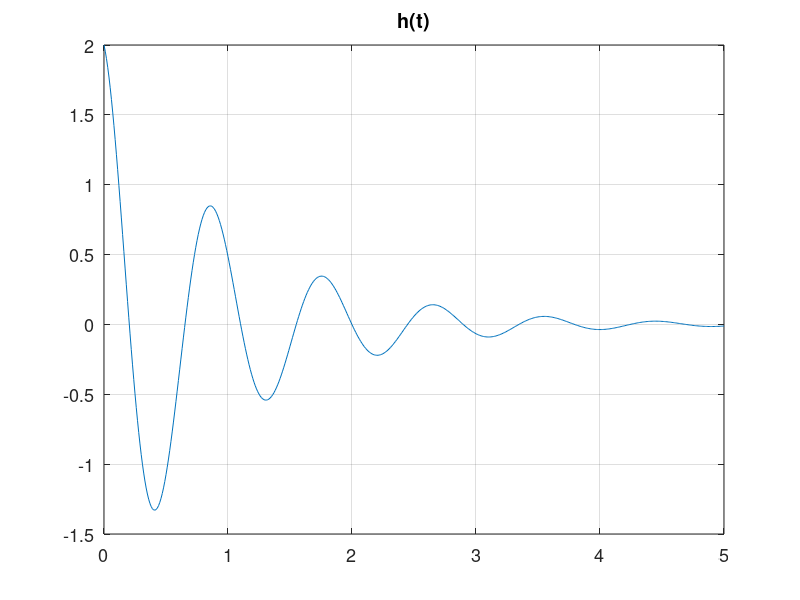
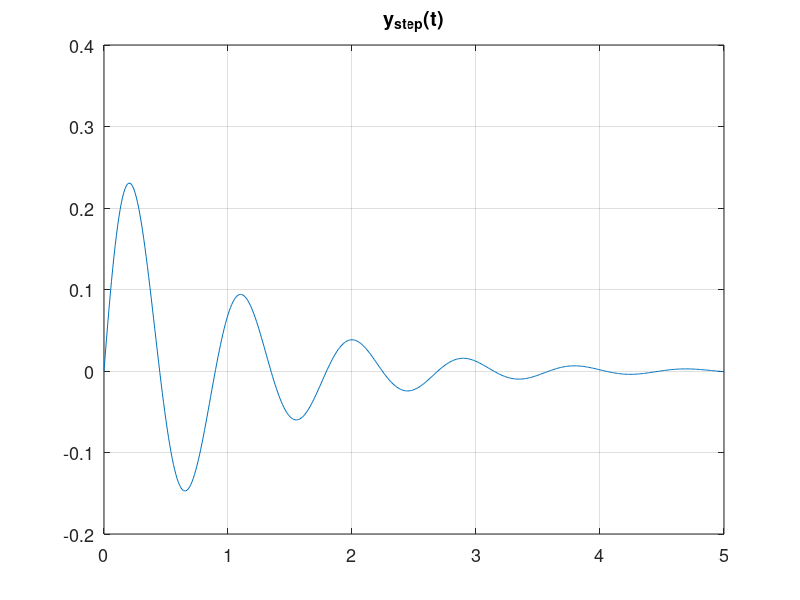

Source code (MATLAB) for these figures, in order: (Note: this script raises an error after producing the figures.)
% file: e11_4_RLC_Laplace_residues.m  
%RLC circuit H(s) transfer function, Laplace transform via residues
clear; close all; set(0,'defaultAxesFontSize',13);
%R1=4; L=2; C=0.01; % component values.  
%H(s) = R1/(s*L + R1 + 1/(s*C)) = R1s/(Ls^2 + R1s + 1/C) = (4s+0)/(2s^2+4s+100)
[R P]= residue ([4,0], [2,4,100])
%Y_Step(s) = H(s)*1/s= R/(Ls^2 + Rs + 1/C) = 4/(2s^2+4s+100)
[Rstep P]= residue ([4], [2,4,100]) % poles are same as impulse response
Ts=0.01; T=5; t=[0:Ts:T];  % plot 5 secs of impulse, step response
h=real(R.'*exp(P*t)); figure, plot(t,h),title('h(t)'),grid on
y_step=real(Rstep.'*exp(P*t)); figure, plot(t,y_step),title('y_{step}(t)'), grid on

% Bandpass RLC frequency response:
sysbp = tf([4], [2,4,100])
syms s t

H2 = 4*s/(2*s^2+4*s+100)
h2 = ilaplace(H2)

%2nd order lowpass, same components, output is capacitor voltage
%H_lp(s) = 1/(s*C)/(s*L + R + 1/(s*C)) = 1/(LCs^2 + RCs + 1) = 1/(0.02s^2+0.04s+1)
%Y_Step(s) = H(s)*1/s= 1/(0.02s^3+0.04s^2+ s +0)
[R_lp P_lp]= residue([1], [0.02,0.04,1])
[R_lp_step P_lp_step]= residue([1], [0.02,0.04,1,0])

h_lp=real(R_lp.'*exp(P_lp*t)); 
figure, fplot(h_lp), grid on, title('fplot() h_{lp}(t)')
y_step_lp=real(R_lp_step.'*exp(P_lp_step*t)); 
figure, fplot(y_step_lp), grid on, title('fplot() y_{Steplp}(t)')

% Lowpass RLC frequency response:
sys = tf([1],[0.02,0.04,1])
figure, bode(sys,[1:1:1000]), grid on
